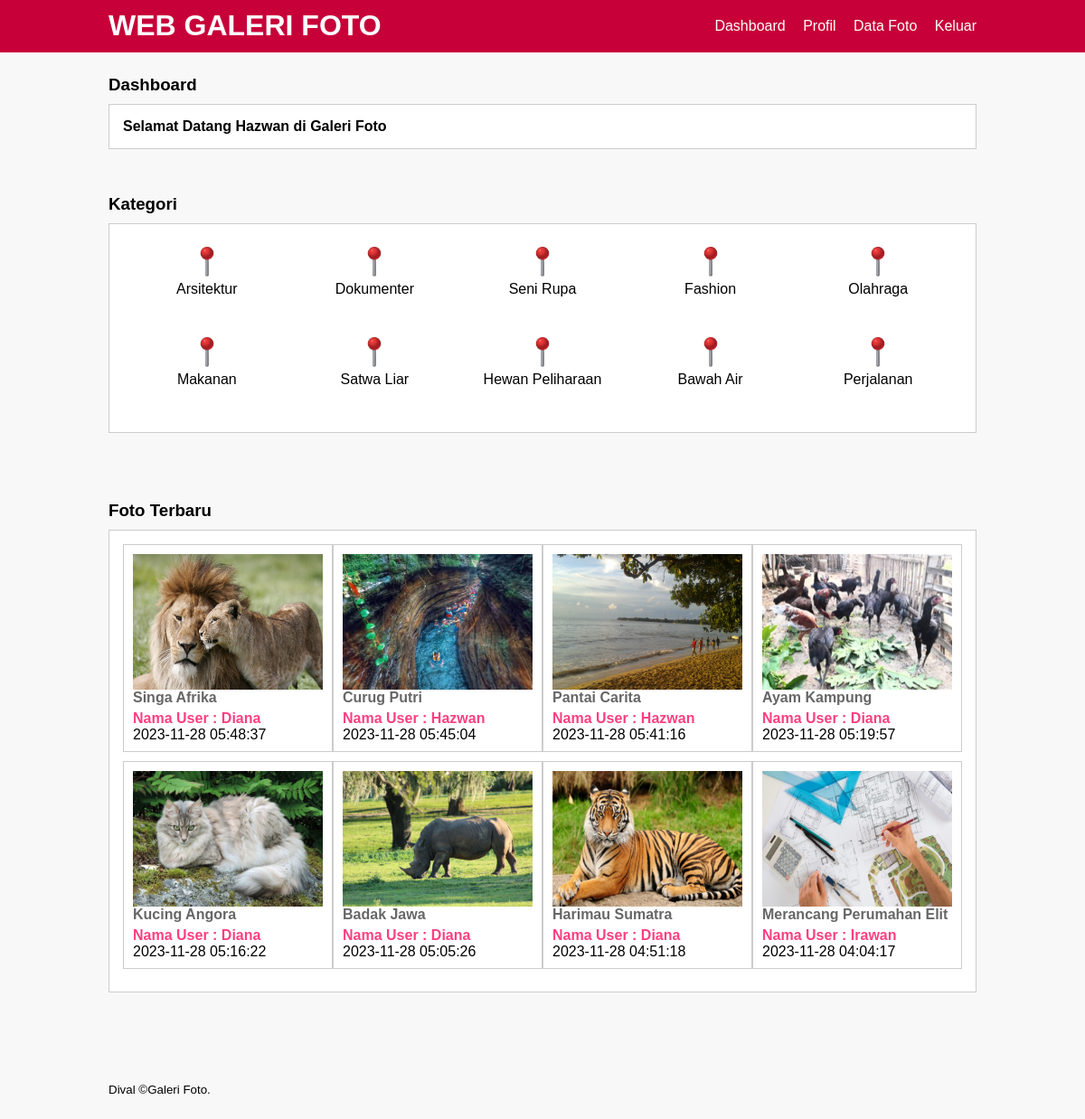
/dashboard.php (signed in), run on the app's committed database.
### tables this page shows
CREATE TABLE `tb_category` (
  `category_id` int(11) NOT NULL,
  `category_name` varchar(25) NOT NULL
);

CREATE TABLE `tb_image` (
  `image_id` int(11) NOT NULL,
  `category_id` int(11) NOT NULL,
  `category_name` varchar(100) NOT NULL,
  `admin_id` int(11) NOT NULL,
  `admin_name` varchar(100) NOT NULL,
  `image_name` varchar(100) NOT NULL,
  `image_description` text NOT NULL,
  `image` varchar(100) NOT NULL,
  `image_status` tinyint(1) NOT NULL,
  `date_created` timestamp NOT NULL DEFAULT CURRENT_TIMESTAMP ON UPDATE CURRENT_TIMESTAMP
);

### dashboard.php (the view, shortened to what this page needs)
<?php
include 'koneksi.php';
?>
<!DOCTYPE html
    PUBLIC "-//W3C//DTD XHTML 1.0 Transitional//EN" "http://www.w3.org/TR/xhtml1/DTD/xhtml1-transitional.dtd">
<html xmlns="http://www.w3.org/1999/xhtml">
<head>
    <link rel="stylesheet" type="text/css" href="css/style.css">
</head>
<body>
    <header>
        <div class="container">
            <h1><a href="dashboard.php">WEB GALERI FOTO</a></h1>
            <ul>
                <li><a href="dashboard.php">Dashboard</a></li>
                <li><a href="profil.php">Profil</a></li>
                <li><a href="data-image.php">Data Foto</a></li>
                <li><a href="Keluar.php">Keluar</a></li>
            </ul>
        </div>
    </header>
    <div class="section">
        <div class="container">
            <h3>Dashboard</h3>
            <div class="box">
                <h4>Selamat Datang <?php echo $_SESSION['a_global']->admin_name ?> di Galeri Foto</h4>
            </div>
        </div>
        <div class="section">
            <div class="container">
                <h3>Kategori</h3>
                <div class="box">
                    <?php
                    $kategori = mysqli_query($conn, "SELECT * FROM tb_category ORDER BY category_id DESC");
                    if (mysqli_num_rows($kategori) > 0) {
                        while ($k = mysqli_fetch_array($kategori)) {
                    ?>
                            <a href="galeri.php?kat=<?php echo $k['category_id'] ?>">
                                <div class="col-5">
                                    <img src="img/emotion.png" width="50px" style="margin-bottom:5px;" />
                                    <p><?php echo $k['category_name'] ?></p>
                                </div>
                            </a>
                    <?php }
                    } else { ?>
                        <p>Kategori tidak ada</p>
                    <?php } ?>
                </div>
            </div>
        </div>
        <div class="section">
            <div class="container">
                <h3>Foto Terbaru</h3>
                <div class="box">
                    <?php
                    $foto = mysqli_query($conn, "SELECT * FROM tb_image WHERE image_status = 1 ORDER BY image_id DESC LIMIT 8");
                    if (mysqli_num_rows($foto) > 0) {
                        while ($p = mysqli_fetch_array($foto)) {
                    ?>
                            <a href="detail-image.php?id=<?php echo $p['image_id'] ?>">
                                <div class="col-4">
                                    <img src="foto/<?php echo $p['image'] ?>" height="150px" />
                                    <p class="nama"><?php echo substr($p['image_name'], 0, 30) ?></p>
                                    <p class="admin">Nama User : <?php echo $p['admin_name'] ?></p>
                                    <p class="date"><?php echo $p['date_created'] ?></p>
                                </div>
                            </a>
                    <?php }
                    } else { ?>
                        <p>Foto tidak ada</p>
                    <?php } ?>
                </div>
            </div>
        </div>
    </div>
    <footer>
        <div class="container">
            <small>Dival &copy;Galeri Foto.</small>
        </div>
    </footer>
</body>
</html>

### css/style.css (style rules this page uses)
* { padding:0; margin:0; font-family:'Quicksand', sans-serif; }
body { background-color:#f8f8f8; }
a { color: inherit; text-decoration:none; }
header { background-color: #C70039; color: #fff; }
header h1 { float:left; padding:10px 0; }
header ul { float:right; }
header ul li { display:inline-block; }
header ul li a { padding:20px 0 20px 15px; display: inline-block; }
footer { padding:25px 0; }
.container { width: 80%; margin: 0 auto; }
.container:after { content:''; display: block; clear:both; }
.section { padding:25px 0; }
.box { background-color: #fff; border:1px solid #ccc; padding:15px; box-sizing: border-box; margin:10px 0 25px 0; }
.box:after { content: ''; display: block; clear: both; }
.col-5 { width:20%; height:100px; text-align: center; float: left; padding:10px; box-sizing: border-box; }
.col-4 { width:25%; height: 230px; border:1px solid #ccc; float: left; padding:10px; box-sizing: border-box; margin-bottom: 10px; }
.col-4 img { width: 100%; }
.col-4 .nama { font-weight: bold; color: #666; margin-bottom: 5px; }
.col-4 .admin { font-weight: bold; color: #FC3F81; }

### data on the page
tb_category: category_name "Arsitektur"
tb_category: category_name "Dokumenter"
tb_category: category_name "Seni Rupa"
tb_category: category_name "Fashion"
tb_category: category_name "Olahraga"
tb_category: category_name "Makanan"
tb_category: category_name "Satwa Liar"
tb_category: category_name "Hewan Peliharaan"
tb_category: category_name "Bawah Air"
tb_category: category_name "Perjalanan"
tb_image: image (picture), image_name "Singa Afrika", admin_name "Diana", date_created "2023-11-28 05:48:37"
tb_image: image (picture), image_name "Curug Putri", admin_name "Hazwan", date_created "2023-11-28 05:45:04"
tb_image: image (picture), image_name "Pantai Carita", admin_name "Hazwan", date_created "2023-11-28 05:41:16"
tb_image: image (picture), image_name "Ayam Kampung", admin_name "Diana", date_created "2023-11-28 05:19:57"
tb_image: image (picture), image_name "Kucing Angora", admin_name "Diana", date_created "2023-11-28 05:16:22"
tb_image: image (picture), image_name "Badak Jawa", admin_name "Diana", date_created "2023-11-28 05:05:26"
tb_image: image (picture), image_name "Harimau Sumatra", admin_name "Diana", date_created "2023-11-28 04:51:18"
tb_image: image (picture), image_name "Merancang Perumahan Elit", admin_name "Irawan", date_created "2023-11-28 04:04:17"

### other printed values
$_SESSION['a_global']->admin_name "Hazwan"
